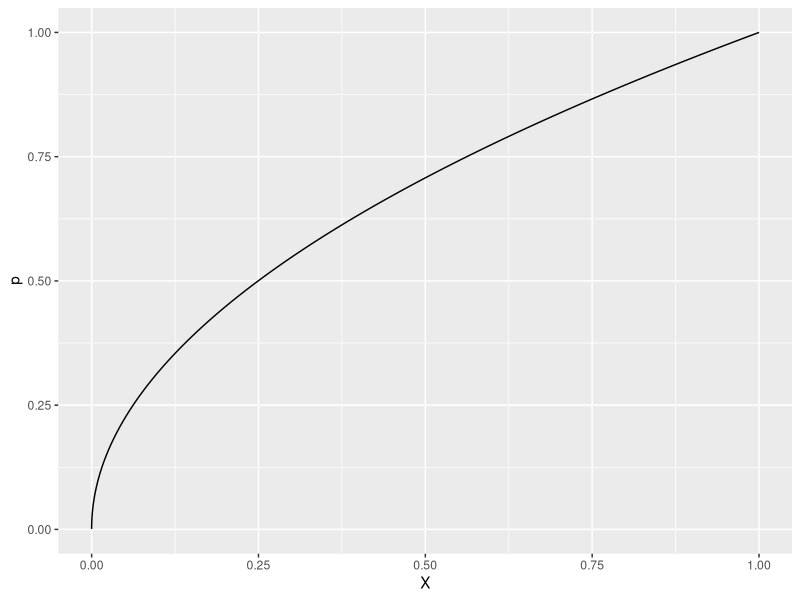
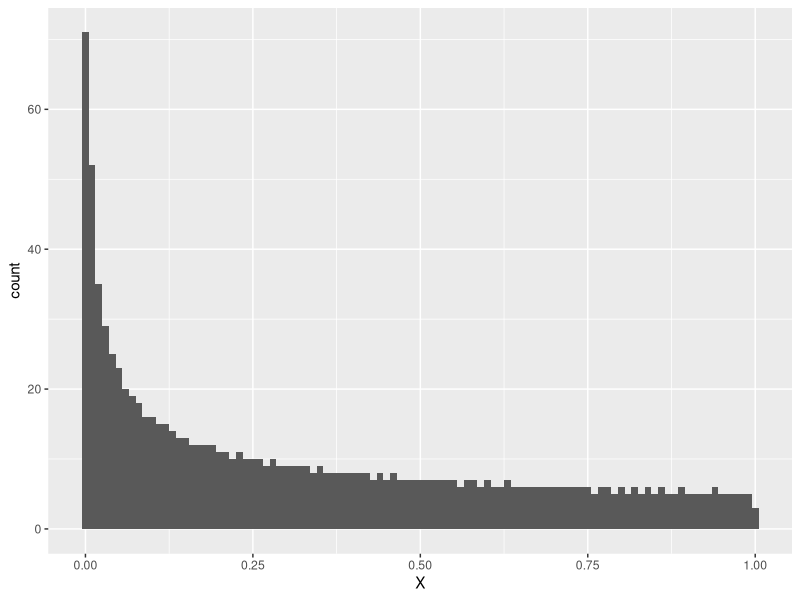
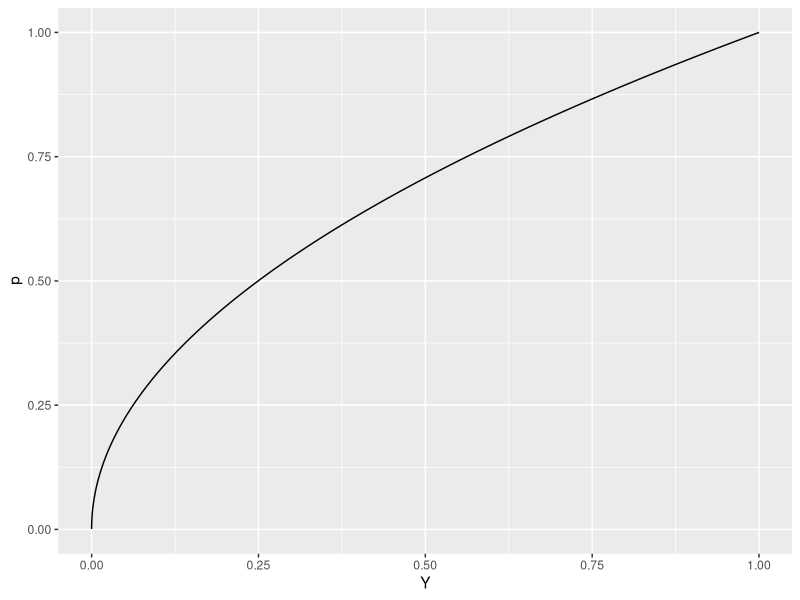
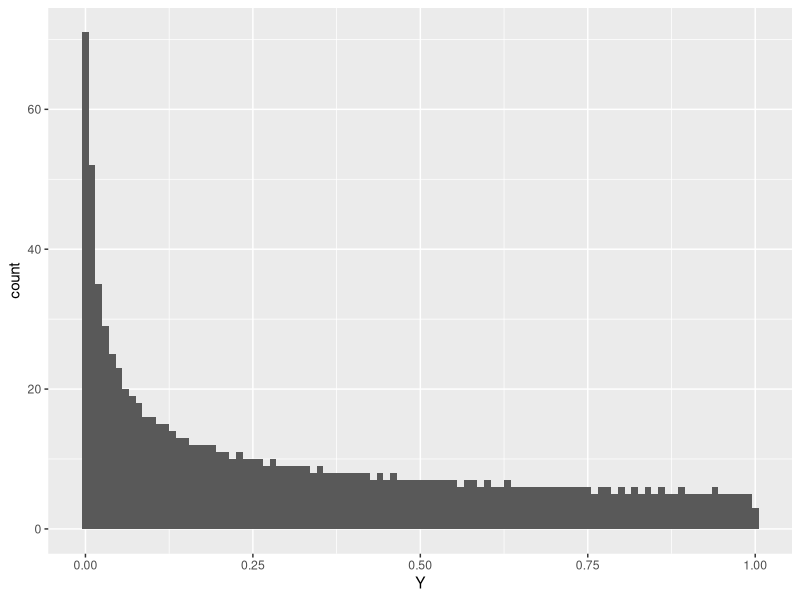
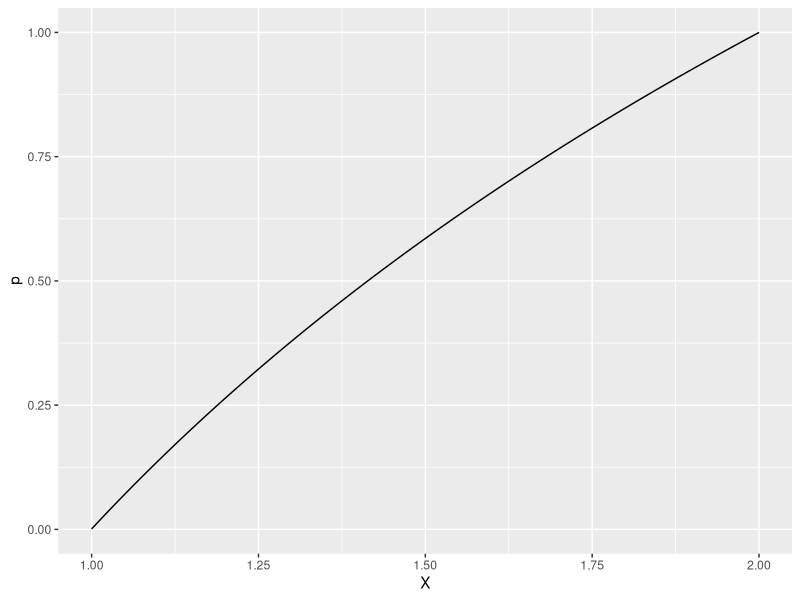
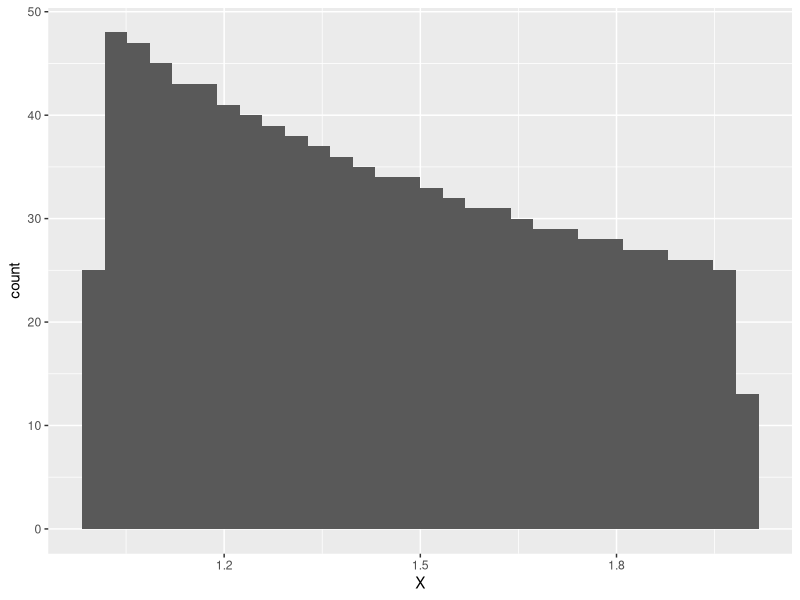
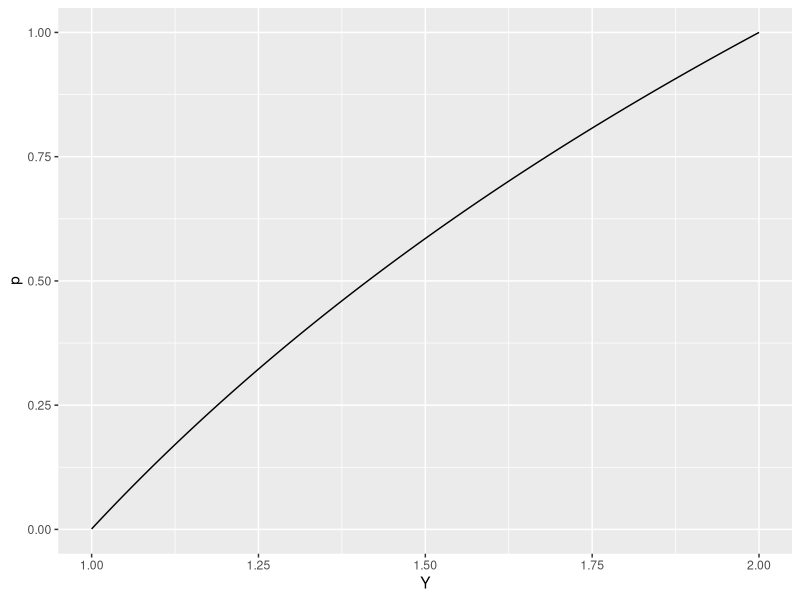
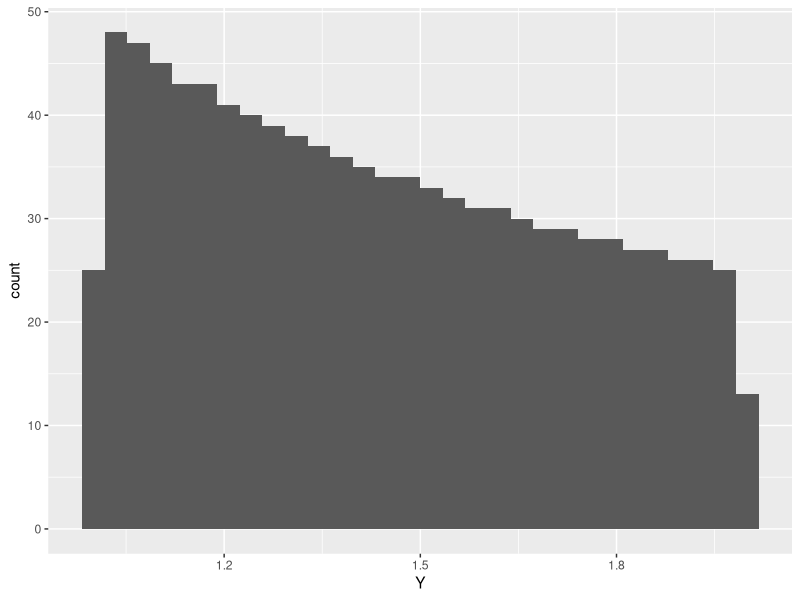

These figures' R source, in order:
## ---- chunk 1
knitr::opts_chunk$set(echo = TRUE)
library(tidyverse)
## ---- chunk 2

  # TALBE
    values <- tibble(w = seq(0,1,length = 1000),
                     X = w^2,
                     Y = (1-w)^2,)
    
  # CDF FUNCTION
    CDF <- function(df, rv) {
      
      rv <- enquo(rv)
      df %>% 
        arrange(!!rv) %>% 
        mutate(p = row_number()/nrow(df)) %>% 
        ggplot() +
        geom_line(aes(x = !!rv, y = p)) 
      
    }
  # X CDF
    X_CDF <- CDF(values,X)
    X_CDF
  
  # X PDF
    X_PDF <- values %>% 
      ggplot()+
      geom_histogram(aes(x = X), binwidth = .01)
    
    X_PDF
    

  # Y CDF
Y_CDF <- CDF(df=values,rv = Y)

Y_CDF

  # Y PDF

Y_PDF <- values %>% 
  ggplot()+
  geom_histogram(aes(x = Y), binwidth = .01)

Y_PDF

## ---- chunk 3
#TABLE
custom <- tibble(w = seq(0,1,length = 1000),
                 X = 2^w,
                 Y = 2^(1-w))
# CUSTOM X CDF
CX_CDF <- CDF(custom,X)

CX_CDF
# CUSTOM X PDF

CX_PDF <- custom %>% 
  ggplot()+
  geom_histogram(aes(x = X))

CX_PDF

# CUSTOM Y CDF
CY_CDF <- CDF(custom,Y)

CY_CDF

# CUSTOM Y PDF
CY_PDF <- custom %>% 
  ggplot()+
  geom_histogram(aes(x = Y))

CY_PDF
## ---- chunk 4
# quantile function
qlap <- function(p, a = 0, b = 1) {
  return(case_when(0 <= p & p < 0.5 ~ a+b*log(2*p),
            p >= 0.5 & p <= 1 ~ a-b*log(2*(1-p)),
        )
  )
}
# Sampling function
rlaplace <- function(n,location = 0,scale = 1) {
  tibble(p = runif(n),
         X = qlap(p,location,scale)) %>% 
    pull(X)
}
## ---- chunk 5
lap_PDF <- ggplot() +
  geom_histogram(aes(x = rlaplace(10000)))
lap_PDF
lap_CDF <- tibble(p = seq(0,1,length = 1000),
              X = qlap(p)) %>% 
  ggplot() +
  geom_line(aes(x = X, y = p))
lap_CDF
